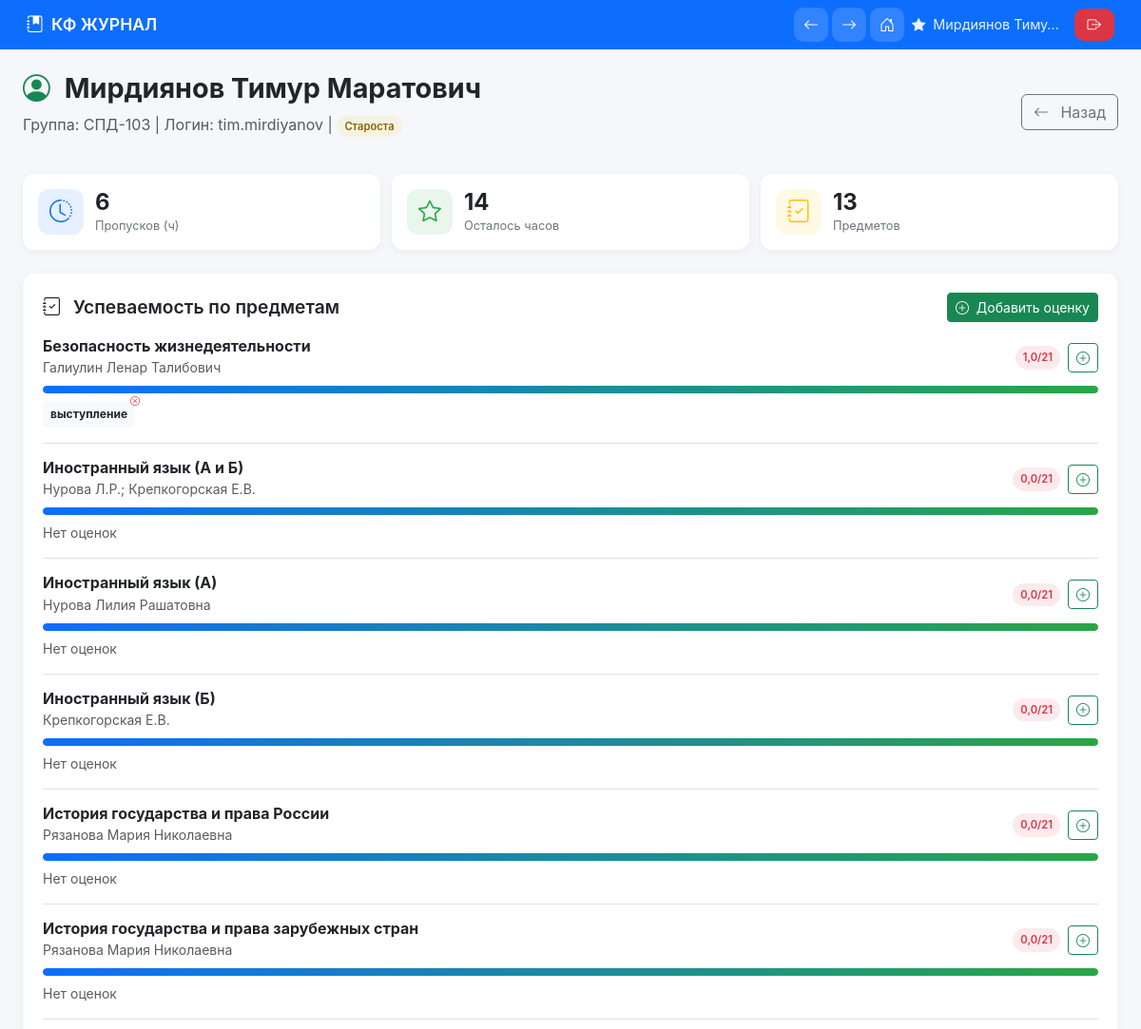
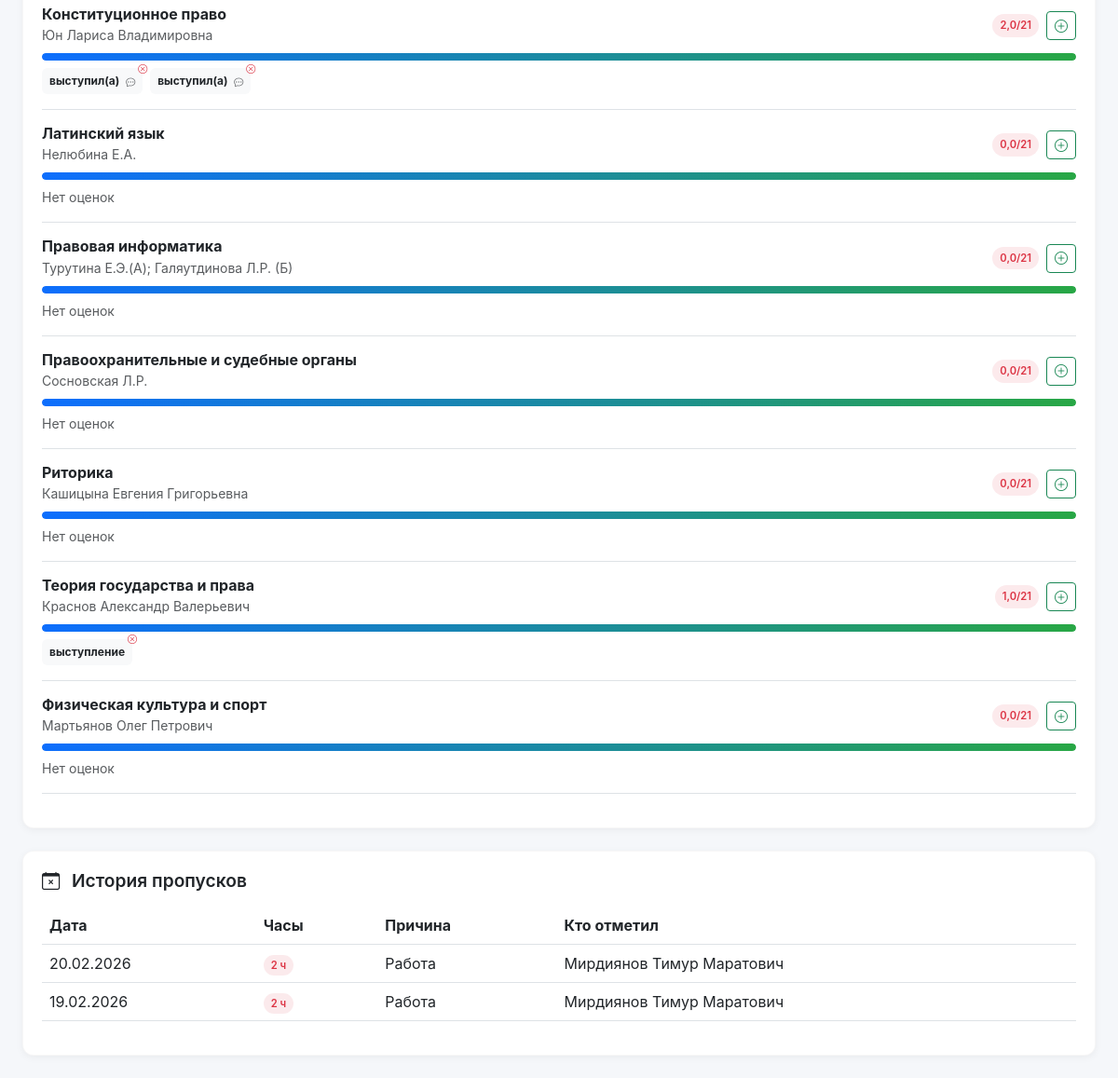
/elders/student/4/ (signed in), run on the app's committed database (2 pictures, top to bottom).
### admin_panel/models.py (models this page shows, shortened)
class Student(models.Model):
    USER_TYPES = [
        ('student', '🎓 Студент'),
        ('elder', '⭐ Староста'),
        ('dean', '🏛️ Деканат'),
        ('department', '📋 Отдел'),
        ('teacher', '👨‍🏫 Преподаватель'),
        ('admin', '🛠️ Администратор'),
    ]
    login = models.CharField(max_length=100, unique=True, verbose_name="Логин")
    password = models.CharField(max_length=128, default='', verbose_name="Пароль")
    full_name = models.CharField(max_length=200, verbose_name="ФИО")
    email = models.EmailField(blank=True, null=True, verbose_name="Email")
    phone = models.CharField(max_length=20, blank=True, null=True, verbose_name="Телефон")
    group = models.ForeignKey('Group', on_delete=models.SET_NULL,
                            null=True, blank=True, related_name='students',
                            verbose_name="Группа")
    user_type = models.CharField(max_length=20, choices=USER_TYPES,
                               default='student', verbose_name="Тип пользователя")
    is_elder = models.BooleanField(default=False, verbose_name="Староста")
    is_active = models.BooleanField(default=True, verbose_name="Активный")
    telegram_id = models.BigIntegerField(null=True, blank=True, verbose_name="Telegram ID")
    created_at = models.DateTimeField(auto_now_add=True)
    updated_at = models.DateTimeField(auto_now=True)
    class Meta:
        verbose_name = "Пользователь"
        verbose_name_plural = "Пользователи"
        ordering = ['full_name']

class Group(models.Model):
    name = models.CharField(max_length=50, verbose_name="Название группы")
    course = models.ForeignKey('Course', on_delete=models.CASCADE,
                             related_name='groups', verbose_name="Курс")
    form = models.ForeignKey('StudyForm', on_delete=models.CASCADE,
                           related_name='groups', verbose_name="Форма обучения")
    level = models.ForeignKey('EducationalLevel', on_delete=models.CASCADE,
                            related_name='groups', verbose_name="Уровень образования")
    created_at = models.DateTimeField(auto_now_add=True)
    updated_at = models.DateTimeField(auto_now=True)
    class Meta:
        verbose_name = "Группа"
        verbose_name_plural = "Группы"
        ordering = ['name']

### students/models.py (models this page shows, shortened)
class Subject(models.Model):
    name = models.CharField(max_length=200, verbose_name="Название предмета")
    group = models.ForeignKey('admin_panel.Group', on_delete=models.CASCADE,
                             related_name='subjects', null=True, blank=True)
    teacher = models.CharField(max_length=200, verbose_name="Преподаватель", blank=True)
    is_active = models.BooleanField(default=True, verbose_name="Активный")
    created_at = models.DateTimeField(auto_now_add=True)
    class Meta:
        verbose_name = "Предмет"
        verbose_name_plural = "Предметы"
        ordering = ['name']
        unique_together = ['name', 'group']  # Предмет уникален в рамках группы

class StudentPerformance(models.Model):
    student = models.ForeignKey('admin_panel.Student', on_delete=models.CASCADE,
                               related_name='performance')
    subject = models.ForeignKey('Subject', on_delete=models.CASCADE,
                               related_name='student_performance')
    total_points = models.FloatField(default=0, verbose_name="Всего баллов")
    target_points = models.IntegerField(default=21, verbose_name="Цель")
    last_updated = models.DateTimeField(auto_now=True)
    class Meta:
        verbose_name = "Успеваемость"
        verbose_name_plural = "Успеваемость"
        unique_together = ['student', 'subject']
    @property
    def progress_percentage(self):
        if self.target_points:
            return min(100, (self.total_points / self.target_points) * 100)
        return 0
    @property
    def remaining_points(self):
        return max(0, self.target_points - self.total_points)
    @property
    def status(self):
        if self.total_points >= self.target_points:
            return 'success'
        elif self.progress_percentage >= 70:
            return 'warning'
        else:
            return 'danger'

class StudentGrade(models.Model):
    GRADE_TYPES = [
        ('performance', 'Выступление'),
        ('supplement', 'Дополнение'),
        ('question', 'Вопрос'),
        ('plus', '+'),
        ('minus', '-'),
        ('numeric_2', '2'),
        ('numeric_3', '3'),
        ('numeric_4', '4'),
        ('numeric_5', '5'),
        ('custom', 'Другое'),
    ]
    student = models.ForeignKey('admin_panel.Student', on_delete=models.CASCADE,
                               related_name='grades')
    group = models.ForeignKey('admin_panel.Group', on_delete=models.CASCADE,
                             related_name='grades', verbose_name="Группа")
    subject = models.ForeignKey('Subject', on_delete=models.CASCADE,
                               related_name='grades')
    schedule = models.ForeignKey('Schedule', on_delete=models.SET_NULL,
                                null=True, blank=True, related_name='grades')
    grade_type = models.CharField(max_length=20, choices=GRADE_TYPES, verbose_name="Тип оценки")
    raw_value = models.CharField(max_length=20, verbose_name="Исходное значение")
    points = models.FloatField(default=1, verbose_name="Баллы")
    date = models.DateField(verbose_name="Дата")
    is_today = models.BooleanField(default=False, verbose_name="Сегодняшняя дата")
    marked_by = models.ForeignKey('admin_panel.Student', on_delete=models.SET_NULL,
                                 null=True, related_name='marked_grades')
    comment = models.TextField(blank=True, verbose_name="Комментарий")
    created_at = models.DateTimeField(auto_now_add=True)
    updated_at = models.DateTimeField(auto_now=True)
    class Meta:
        verbose_name = "Оценка"
        verbose_name_plural = "Оценки"
        ordering = ['-date', '-created_at']

class Attendance(models.Model):
    student = models.ForeignKey('admin_panel.Student', on_delete=models.CASCADE,
                               related_name='attendances', verbose_name="Студент")
    group = models.ForeignKey('admin_panel.Group', on_delete=models.CASCADE,
                             related_name='attendances', verbose_name="Группа")
    date = models.DateField(verbose_name="Дата пропуска")
    hours = models.IntegerField(verbose_name="Количество часов",
                               choices=[(1, '1 час'), (2, '2 часа'), (3, '3 часа'),
                                        (4, '4 часа'), (5, '5 часов'), (6, '6 часов'),
                                        (7, '7 часов'), (8, '8 часов')])
    reason = models.TextField(verbose_name="Причина", blank=True)
    marked_by = models.ForeignKey('admin_panel.Student', on_delete=models.SET_NULL,
                                 null=True, related_name='marked_attendances',
                                 verbose_name="Кто отметил")
    created_at = models.DateTimeField(auto_now_add=True)
    class Meta:
        verbose_name = "Пропуск"
        verbose_name_plural = "Пропуски"
        ordering = ['-date']

### elders/views.py (the view)
    def wrapper(request, *args, **kwargs):
        elder_id = request.session.get('elder_id')
        if not elder_id:
            return redirect('elder_login')
        try:
            elder = Student.objects.get(id=elder_id)
            if elder.user_type != 'elder' and not elder.is_elder:
                return redirect('elder_login')
            request.elder = elder
            request.group = elder.group
            return view_func(request, *args, **kwargs)
        except Student.DoesNotExist:
            return redirect('elder_login')

### elders/views.py (called while the page is built)
def elder_required(view_func):
    def wrapper(request, *args, **kwargs):
        elder_id = request.session.get('elder_id')
        if not elder_id:
            return redirect('elder_login')
        try:
            elder = Student.objects.get(id=elder_id)
            if elder.user_type != 'elder' and not elder.is_elder:
                return redirect('elder_login')
            request.elder = elder
            request.group = elder.group
            return view_func(request, *args, **kwargs)
        except Student.DoesNotExist:
            return redirect('elder_login')
    return wrapper

### templates/elders/student_detail.html (shortened to what this page needs)
{% extends 'base.html' %}
{% load static %}
{% block content %}
<div>
    <div class="d-flex justify-content-between align-items-center mb-4">
        <div>
            <h1 class="page-title mb-2">
                <i class="bi bi-person-circle text-success me-2"></i>
                {{ student.full_name }}
            </h1>
            <p class="text-muted">
                Группа: {{ group.name }} |
                Логин: {{ student.login }} |
                {% if student.user_type == 'elder' %}
                <span class="badge-custom badge-warning">Староста</span>
                {% endif %}
            </p>
        </div>
        <a href="{% url 'elder_grades' %}" class="btn btn-outline-secondary">
            <i class="bi bi-arrow-left me-2"></i>
            Назад
        </a>
    </div>
    <div class="stats-grid mb-4">
        <div class="stat-card">
            <div class="stat-icon primary"><i class="bi bi-clock-history"></i></div>
            <div class="stat-content">
                <div class="stat-value">{{ total_hours }}</div>
                <div class="stat-label">Пропусков (ч)</div>
            </div>
        </div>
        <div class="stat-card">
            <div class="stat-icon success"><i class="bi bi-star"></i></div>
            <div class="stat-content">
                <div class="stat-value">{{ remaining_hours }}</div>
                <div class="stat-label">Осталось часов</div>
            </div>
        </div>
        <div class="stat-card">
            <div class="stat-icon warning"><i class="bi bi-journal-check"></i></div>
            <div class="stat-content">
                <div class="stat-value">{{ subjects_data|length }}</div>
                <div class="stat-label">Предметов</div>
            </div>
        </div>
    </div>
<div class="card-custom">
    <h3 class="section-title mb-3 d-flex justify-content-between align-items-center">
        <span>
            <i class="bi bi-journal-check me-2"></i>
            Успеваемость по предметам
        </span>
        <button class="btn btn-sm btn-success" onclick="openGradeModal(null, null)">
            <i class="bi bi-plus-circle me-1"></i>
            Добавить оценку
        </button>
    </h3>
    {% for subject_data in subjects_data %}
    <div class="border-bottom pb-3 mb-3">
        <div class="d-flex justify-content-between align-items-center mb-2">
            <div>
                <h4 class="h6 fw-bold mb-0">{{ subject_data.subject.name }}</h4>
                <small class="text-muted">{{ subject_data.subject.teacher|default:"" }}</small>
            </div>
            <div class="d-flex align-items-center gap-2">
                <span class="badge-custom
                    {% if subject_data.status == 'success' %}badge-success
                    {% elif subject_data.status == 'warning' %}badge-warning
                    {% else %}badge-danger{% endif %}">
                    {{ subject_data.total_points|floatformat:1 }}/21
                </span>
                <button class="btn btn-sm btn-outline-success"
                        onclick="openGradeModal({{ subject_data.subject.id }}, '{{ subject_data.subject.name }}')">
                    <i class="bi bi-plus-circle"></i>
                </button>
            </div>
        </div>
        <div class="progress-custom mb-2">
            <div class="progress-fill" style="width: {{ subject_data.progress }}%;"></div>
        </div>
        {% if subject_data.grades %}
        <div class="d-flex flex-wrap gap-2 mt-2">
            {% for grade in subject_data.grades %}
            <div class="position-relative">
                <span class="badge bg-light text-dark p-2" title="{{ grade.date|date:'d.m.Y' }} - {{ grade.comment|default:'' }}">
                    {{ grade.raw_value }}
                    {% if grade.comment %}
                    <i class="bi bi-chat-dots text-muted ms-1" style="font-size: 10px;"></i>
                    {% endif %}
                </span>
                <button class="btn btn-sm btn-link text-danger p-0 position-absolute top-0 start-100 translate-middle"
                        onclick="deleteGrade({{ grade.id }})" style="font-size: 10px;">
                    <i class="bi bi-x-circle"></i>
                </button>
            </div>
            {% endfor %}
        </div>
        {% else %}
        <p class="text-muted small mb-0">Нет оценок</p>
        {% endif %}
    </div>
    {% empty %}
    <p class="text-center text-muted py-4">Нет данных об успеваемости</p>
    {% endfor %}
</div>
    {% if attendances %}
    <div class="card-custom mt-4">
        <h3 class="section-title mb-3">
            <i class="bi bi-calendar-x me-2"></i>
            История пропусков
        </h3>
        <div class="table-responsive">
            <table class="table">
                <thead>
                    <tr>
                        <th>Дата</th>
                        <th>Часы</th>
                        <th>Причина</th>
                        <th>Кто отметил</th>
                    </tr>
                </thead>
                <tbody>
                    {% for attendance in attendances %}
                    <tr>
                        <td>{{ attendance.date|date:"d.m.Y" }}</td>
                        <td><span class="badge-custom badge-danger">{{ attendance.hours }} ч</span></td>
                        <td>{{ attendance.reason|default:"—" }}</td>
                        <td>{{ attendance.marked_by.full_name|default:"Система" }}</td>
                    </tr>
                    {% endfor %}
                </tbody>
            </table>
        </div>
    </div>
    {% endif %}
</div>
{% endblock %}

### templates/base.html (style rules this page uses)
:root { --primary: #0d6efd; --success: #28a745; --danger: #dc3545; --warning: #ffc107; --dark: #212529; --light: #f8f9fa; --gray: #6c757d; --border-radius: 12px; --card-shadow: 0 2px 8px rgba(0,0,0,0.05); --transition: all 0.2s ease; }
* { margin: 0; padding: 0; box-sizing: border-box; }
html, body { width: 100%; overflow-x: hidden; background: #f5f7fa; font-family: -apple-system, BlinkMacSystemFont, 'Segoe UI', Roboto, Oxygen, Ubuntu, sans-serif; }
.card-custom { background: white; border-radius: var(--border-radius); padding: 20px; box-shadow: var(--card-shadow); border: 1px solid rgba(0,0,0,0.03); transition: var(--transition); }
.page-title { font-size: 1.5rem; font-weight: 700; margin-bottom: 20px; }
@media (min-width: 768px) { .page-title { font-size: 1.8rem; } }
.section-title { font-size: 1.2rem; font-weight: 600; margin-bottom: 16px; }
.stats-grid { display: grid; grid-template-columns: 1fr; gap: 12px; margin-bottom: 24px; }
@media (min-width: 480px) { .stats-grid { grid-template-columns: repeat(2, 1fr); } }
@media (min-width: 768px) { .stats-grid { grid-template-columns: repeat(3, 1fr); } }
.stat-card { background: white; border-radius: var(--border-radius); padding: 16px; display: flex; align-items: center; gap: 12px; box-shadow: var(--card-shadow); }
.stat-icon { width: 48px; height: 48px; border-radius: 12px; background: rgba(13,110,253,0.1); display: flex; align-items: center; justify-content: center; color: var(--primary); font-size: 24px; }
.stat-icon.success { background: rgba(40,167,69,0.1); color: var(--success); }
.stat-icon.warning { background: rgba(255,193,7,0.1); color: var(--warning); }
.stat-content { flex: 1; }
.stat-value { font-size: 1.5rem; font-weight: 700; line-height: 1.2; }
.stat-label { font-size: 0.8rem; color: var(--gray); }
.progress-custom { height: 8px; background: var(--light); border-radius: 4px; overflow: hidden; }
.progress-fill { height: 100%; background: linear-gradient(90deg, var(--primary), var(--success)); border-radius: 4px; transition: width 0.3s ease; }
.badge-custom { padding: 4px 8px; border-radius: 20px; font-size: 0.7rem; font-weight: 600; }
.badge-warning { background: rgba(255,193,7,0.1); color: #856404; }
.badge-danger { background: rgba(220,53,69,0.1); color: var(--danger); }

### data on the page
Student: full_name "Мирдиянов Тимур Маратович", login "tim.mirdiyanov"
Group: name "СПД-103"
Subject: subject.name "Безопасность жизнедеятельности", subject.teacher "Галиулин Ленар Талибович", total_points "1,0", {{ subject_data.progress }} 4,761904761904762 (drawn)
StudentGrade: raw_value "выступление"
Subject: subject.name "Иностранный язык (А и Б)", subject.teacher "Нурова Л.Р.; Крепкогорская Е.В.", total_points "0,0", shows "Нет оценок"
Subject: subject.name "Иностранный язык (А)", subject.teacher "Нурова Лилия Рашатовна", total_points "0,0", shows "Нет оценок"
Subject: subject.name "Иностранный язык (Б)", subject.teacher "Крепкогорская Е.В.", total_points "0,0", shows "Нет оценок"
Subject: subject.name "История государства и права России", subject.teacher "Рязанова Мария Николаевна", total_points "0,0", shows "Нет оценок"
Subject: subject.name "История государства и права зарубежных стран", subject.teacher "Рязанова Мария Николаевна", total_points "0,0", shows "Нет оценок"
Subject: subject.name "Конституционное право", subject.teacher "Юн Лариса Владимировна", total_points "2,0", {{ subject_data.progress }} 9,523809523809524 (drawn)
StudentGrade: raw_value "выступил(а)"
StudentGrade: raw_value "выступил(а)"
Subject: subject.name "Латинский язык", subject.teacher "Нелюбина Е.А.", total_points "0,0", shows "Нет оценок"
Subject: subject.name "Правовая информатика", subject.teacher "Турутина Е.Э.(A); Галяутдинова Л.Р. (Б)", total_points "0,0", shows "Нет оценок"
Subject: subject.name "Правоохранительные и судебные органы", subject.teacher "Сосновская Л.Р.", total_points "0,0", shows "Нет оценок"
Subject: subject.name "Риторика", subject.teacher "Кашицына Евгения Григорьевна", total_points "0,0", shows "Нет оценок"
Subject: subject.name "Теория государства и права", subject.teacher "Краснов Александр Валерьевич", total_points "1,0", {{ subject_data.progress }} 4,761904761904762 (drawn)
StudentGrade: raw_value "выступление"
Subject: subject.name "Физическая культура и спорт", subject.teacher "Мартьянов Олег Петрович", total_points "0,0", shows "Нет оценок"
Attendance: date "20.02.2026", hours "2", reason "Работа", marked_by.full_name "Мирдиянов Тимур Маратович"
Attendance: date "19.02.2026", hours "2", reason "Работа", marked_by.full_name "Мирдиянов Тимур Маратович"

### other printed values
{{ request.session.elder_name|truncatechars:15 }} "Мирдиянов Тиму…"
{{ total_hours }} "6"
{{ remaining_hours }} "14"
{{ subjects_data|length }} "13"
